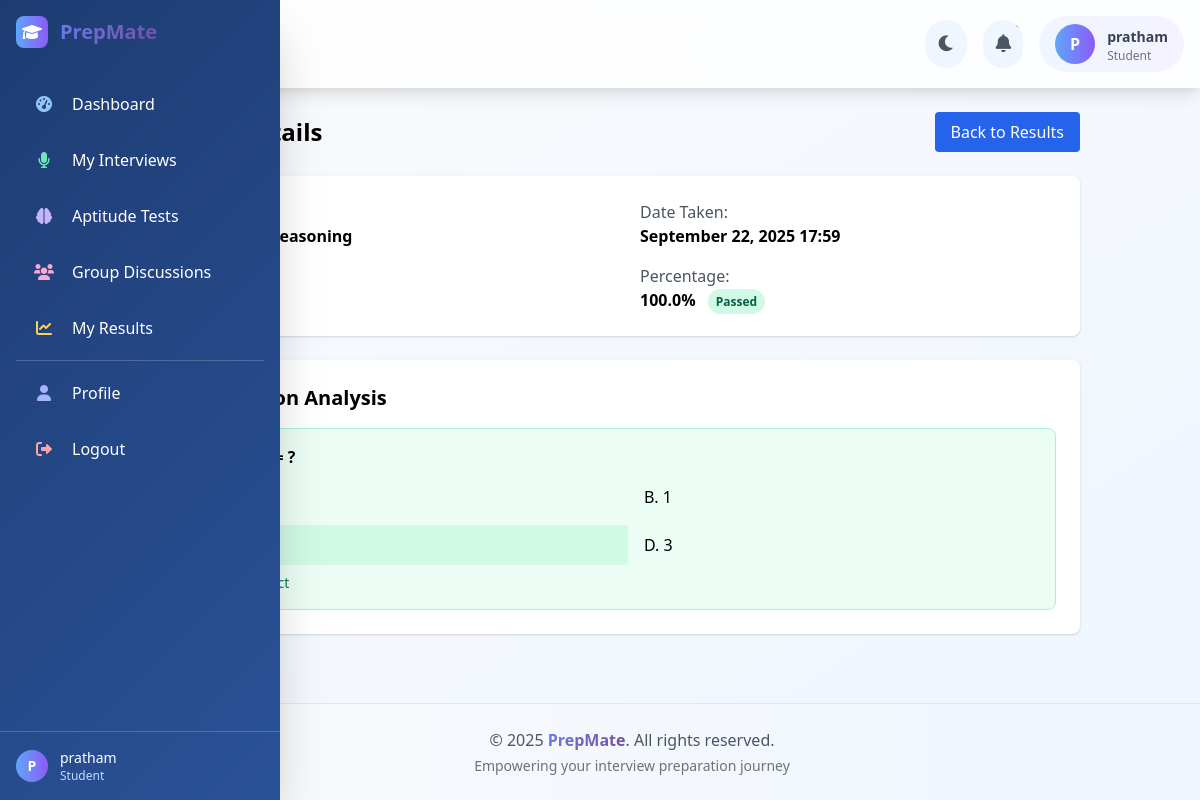
Page /aptitude/result/3/ (signed in) on the committed database.
### accounts/models.py (models this page shows, shortened)
class User(AbstractUser):
    ROLE_CHOICES = (
        ('student', 'Student'),
        ('assessor', 'Assessor'),
    )
    role = models.CharField(max_length=10, choices=ROLE_CHOICES)
    bio = models.TextField(max_length=500, blank=True)
    profile_picture = models.ImageField(upload_to='profile_pics/', null=True, blank=True)
    def is_student(self):
        return self.role == 'student'

### aptitude/models.py (models this page shows, shortened)
class QuizResult(models.Model):
    student = models.ForeignKey(User, on_delete=models.CASCADE)
    category = models.CharField(max_length=20, choices=AptitudeQuestion.CATEGORIES)
    score = models.IntegerField()
    max_score = models.IntegerField()
    date_taken = models.DateTimeField(auto_now_add=True)
    def percentage(self):
        return (self.score / self.max_score) * 100 if self.max_score > 0 else 0

class AptitudeQuestion(models.Model):
    CATEGORIES = (
        ('logical', 'Logical Reasoning'),
        ('mathematical', 'Mathematical Ability'),
        ('programming', 'Programming Fundamentals'),
        ('domain', 'Domain Specific')
    )
    category = models.CharField(max_length=20, choices=CATEGORIES)
    question_text = models.TextField()
    option_1 = models.CharField(max_length=200)
    option_2 = models.CharField(max_length=200)
    option_3 = models.CharField(max_length=200)
    option_4 = models.CharField(max_length=200)
    correct_answer = models.IntegerField(choices=[(1,1), (2,2), (3,3), (4,4)])
    created_by = models.ForeignKey(User, on_delete=models.CASCADE)
    created_at = models.DateTimeField(auto_now_add=True)

### aptitude/views.py (the view)
# urls.py: path('result/<int:result_id>/', views.test_detail, name='test_detail'),
@login_required
def test_detail(request, result_id):
    if not request.user.is_student:
        return redirect('dashboard:home')
    result = get_object_or_404(QuizResult, id=result_id, student=request.user)
    questions = AptitudeQuestion.objects.filter(category=result.category)
    context = {
        'result': result,
        'questions': questions,
        'category_name': dict(AptitudeQuestion.CATEGORIES).get(result.category)
    }
    return render(request, 'aptitude/test_detail.html', context)

### templates/aptitude/test_detail.html (shortened to what this page needs)
{% extends 'base.html' %}
{% block content %}
<div class="container mx-auto max-w-4xl">
    <div class="flex justify-between items-center mb-6">
        <h2 class="text-2xl font-bold">Test Details</h2>
        <a href="{% url 'aptitude:results' %}" class="bg-blue-600 text-white px-4 py-2 rounded hover:bg-blue-700">
            Back to Results
        </a>
    </div>
    <div class="bg-white p-6 rounded-lg shadow mb-6">
        <div class="grid grid-cols-2 gap-4">
            <div>
                <p class="text-gray-600">Category:</p>
                <p class="font-bold">{{ category_name }}</p>
            </div>
            <div>
                <p class="text-gray-600">Date Taken:</p>
                <p class="font-bold">{{ result.date_taken|date:"F d, Y H:i" }}</p>
            </div>
            <div>
                <p class="text-gray-600">Score:</p>
                <p class="font-bold">{{ result.score }}/{{ result.max_score }}</p>
            </div>
            <div>
                <p class="text-gray-600">Percentage:</p>
                <p class="font-bold">
                    {{ result.percentage }}%
                    {% if result.percentage >= 70 %}
                        <span class="ml-2 px-2 py-1 bg-green-100 text-green-800 rounded-full text-xs">Passed</span>
                    {% else %}
                        <span class="ml-2 px-2 py-1 bg-red-100 text-red-800 rounded-full text-xs">Failed</span>
                    {% endif %}
                </p>
            </div>
        </div>
    </div>
    <div class="bg-white p-6 rounded-lg shadow">
        <h3 class="text-xl font-bold mb-4">Question Analysis</h3>
        {% if questions %}
            <div class="space-y-6">
                {% for question in questions %}
                    <div class="p-4 border rounded-lg {% if forloop.counter <= result.score %}bg-green-50 border-green-200{% else %}bg-red-50 border-red-200{% endif %}">
                        <h4 class="font-bold mb-2">{{ forloop.counter }}. {{ question.question_text }}</h4>
                        <div class="grid grid-cols-1 md:grid-cols-2 gap-2 mt-2">
                            <div class="p-2 rounded {% if question.correct_answer == 1 %}bg-green-100 font-semibold{% endif %}">
                            </div>
                            <div class="p-2 rounded {% if question.correct_answer == 2 %}bg-green-100 font-semibold{% endif %}">
                                B. {{ question.option_2 }}
                            </div>
                            <div class="p-2 rounded {% if question.correct_answer == 3 %}bg-green-100 font-semibold{% endif %}">
                            </div>
                            <div class="p-2 rounded {% if question.correct_answer == 4 %}bg-green-100 font-semibold{% endif %}">
                                D. {{ question.option_4 }}
                            </div>
                        </div>
                        <p class="text-sm mt-2 font-medium">
                            {% if forloop.counter <= result.score %}
                                <span class="text-green-700">✓ Correct</span>
                            {% else %}
                                <span class="text-red-700">✗ Incorrect</span>
                            {% endif %}
                        </p>
                    </div>
                {% endfor %}
            </div>
        {% else %}
            <p class="text-gray-600">No questions found for this test.</p>
        {% endif %}
    </div>
</div>
{% endblock %}

### templates/base.html (shortened to what this page needs)
{% load static %}
<!DOCTYPE html>
<html lang="en">
<head>
    <link href="https://cdn.jsdelivr.net/npm/tailwindcss@2.2.19/dist/tailwind.min.css" rel="stylesheet">
    <link href="https://cdnjs.cloudflare.com/ajax/libs/font-awesome/6.0.0/css/all.min.css" rel="stylesheet">
</head>
<body class="bg-gradient-to-br from-gray-50 to-blue-50 min-h-screen flex transition-colors duration-300">
    <div class="sidebar fixed left-0 top-0 h-full w-16 sidebar-gradient text-white z-50 shadow-2xl overflow-hidden">
        <div class="p-4">
            <div class="flex items-center mb-8">
                <div class="w-8 h-8 bg-gradient-to-r from-blue-400 to-purple-500 rounded-lg flex items-center justify-center pulse-glow">
                    <i class="fas fa-graduation-cap text-white"></i>
                </div>
            </div>
            <nav class="space-y-2">
                {% if user.is_authenticated %}
                    {% if user.is_student %}
                        <a href="{% url 'dashboard:student' %}" class="sidebar-item flex items-center p-3 rounded-xl group">
                            <i class="fas fa-tachometer-alt w-8 text-center text-blue-300"></i>
                        </a>
                        <a href="{% url 'interviews:list' %}" class="sidebar-item flex items-center p-3 rounded-xl group">
                            <i class="fas fa-microphone w-8 text-center text-green-300"></i>
                        </a>
                        <a href="{% url 'aptitude:tests' %}" class="sidebar-item flex items-center p-3 rounded-xl group">
                            <i class="fas fa-brain w-8 text-center text-purple-300"></i>
                        </a>
                        <a href="{% url 'groupdiscussion:list' %}" class="sidebar-item flex items-center p-3 rounded-xl group">
                            <i class="fas fa-users w-8 text-center text-pink-300"></i>
                        </a>
                        <a href="{% url 'aptitude:results' %}" class="sidebar-item flex items-center p-3 rounded-xl group">
                            <i class="fas fa-chart-line w-8 text-center text-yellow-300"></i>
                        </a>
                    {% endif %}
                    <div class="border-t border-white border-opacity-20 my-4"></div>
                    <a href="{% url 'accounts:profile' %}" class="sidebar-item flex items-center p-3 rounded-xl group">
                        <i class="fas fa-user w-8 text-center text-indigo-300"></i>
                    </a>
                    <a href="{% url 'accounts:logout' %}" class="sidebar-item flex items-center p-3 rounded-xl group">
                        <i class="fas fa-sign-out-alt w-8 text-center text-red-300"></i>
                    </a>
                {% endif %}
            </nav>
        </div>
        {% if user.is_authenticated %}
        <div class="absolute bottom-0 left-0 right-0 p-4 border-t border-white border-opacity-20">
            <div class="flex items-center">
                <div class="w-8 h-8 bg-gradient-to-r from-blue-400 to-purple-500 rounded-full flex items-center justify-center pulse-glow">
                    <span class="text-white text-sm font-bold">{{ user.username|first|upper }}</span>
                </div>
            </div>
        </div>
        {% endif %}
    </div>
    <div class="flex-1 ml-16 flex flex-col min-h-screen">
        <header class="bg-white bg-opacity-80 backdrop-filter backdrop-blur-lg shadow-lg p-4 sticky top-0 z-40 header-animate transition-colors duration-300">
            <div class="flex justify-between items-center">
                <h1 class="text-3xl font-bold text-gradient">
                    {% block page_title %}PrepMate{% endblock %}
                </h1>
                {% if user.is_authenticated %}
                <div class="flex items-center space-x-4">
                    <button id="theme-toggle" class="theme-toggle relative p-3 text-gray-600 hover:text-blue-600 btn-interactive rounded-full bg-blue-50 hover:bg-blue-100 transition-colors duration-300">
                        <i id="theme-icon" class="fas fa-moon text-lg"></i>
                    </button>
                    <button class="relative p-3 text-gray-600 hover:text-blue-600 btn-interactive rounded-full bg-blue-50 hover:bg-blue-100">
                        <i class="fas fa-bell text-lg bell-animate"></i>
                        <span class="absolute -top-1 -right-1 w-3 h-3 bg-gradient-to-r from-red-400 to-pink-500 rounded-full pulse-glow"></span>
                    </button>
                    <div class="flex items-center space-x-3 bg-gradient-to-r from-blue-50 to-purple-50 rounded-full px-4 py-2 card-interactive transition-colors duration-300">
                        <div class="w-10 h-10 bg-gradient-to-r from-blue-400 to-purple-500 rounded-full flex items-center justify-center pulse-glow">
                            <span class="text-white font-bold">{{ user.username|first|upper }}</span>
                        </div>
                        <div>
                            <span class="text-sm font-semibold text-gray-700">{{ user.username }}</span>
                            <p class="text-xs text-gray-500">{{ user.get_role_display }}</p>
                        </div>
                    </div>
                </div>
                {% endif %}
            </div>
        </header>
        <main class="flex-1 p-6 transition-colors duration-300">
            {% block content %}
            {% endblock %}
        </main>
        <footer class="bg-gradient-to-r from-gray-50 to-blue-50 border-t border-gray-200 p-6 mt-auto transition-colors duration-300">
            <div class="text-center">
                <p class="text-gray-600 font-medium">&copy; 2025 <span class="text-gradient font-bold">PrepMate</span>. All rights reserved.</p>
                <p class="text-sm text-gray-500 mt-1">Empowering your interview preparation journey</p>
            </div>
        </footer>
    </div>
</body>
</html>

### templates/base.html (style rules this page uses)
.sidebar-gradient { background: linear-gradient(135deg, #1e3c72 0%, #2a5298 100%); }
.sidebar { transition: all 0.3s cubic-bezier(0.4, 0, 0.2, 1); backdrop-filter: blur(10px); }
.sidebar-item { transition: all 0.2s cubic-bezier(0.4, 0, 0.2, 1); position: relative; overflow: hidden; }
.sidebar-item::before { content: ''; position: absolute; top: 0; left: -100%; width: 100%; height: 100%; background: linear-gradient(90deg, transparent, rgba(255,255,255,0.1), transparent); transition: left 0.5s; }
.sidebar-item i { transition: all 0.3s ease; }
.header-animate { transition: all 0.3s ease; }
.btn-interactive { transition: all 0.3s ease; position: relative; overflow: hidden; }
.btn-interactive::before { content: ''; position: absolute; top: 0; left: -100%; width: 100%; height: 100%; background: linear-gradient(90deg, transparent, rgba(255,255,255,0.2), transparent); transition: left 0.5s; }
.bell-animate { animation: bellRing 2s infinite; }
.card-interactive { transition: all 0.3s cubic-bezier(0.4, 0, 0.2, 1); }
.pulse-glow { animation: pulseGlow 2s infinite; }
.text-gradient { background: linear-gradient(135deg, #667eea 0%, #764ba2 100%); -webkit-background-clip: text; -webkit-text-fill-color: transparent; background-clip: text; }
.theme-toggle { transition: all 0.3s ease; }

### rows in the picture
User: username|first "P", username "pratham", role "Student"
QuizResult: date_taken "September 22, 2025 17:59", percentage "100.0"
AptitudeQuestion: question_text "1+1 = ?", option_2 "1", option_4 "3"

### other values in the picture
{{ category_name }} "Logical Reasoning"
